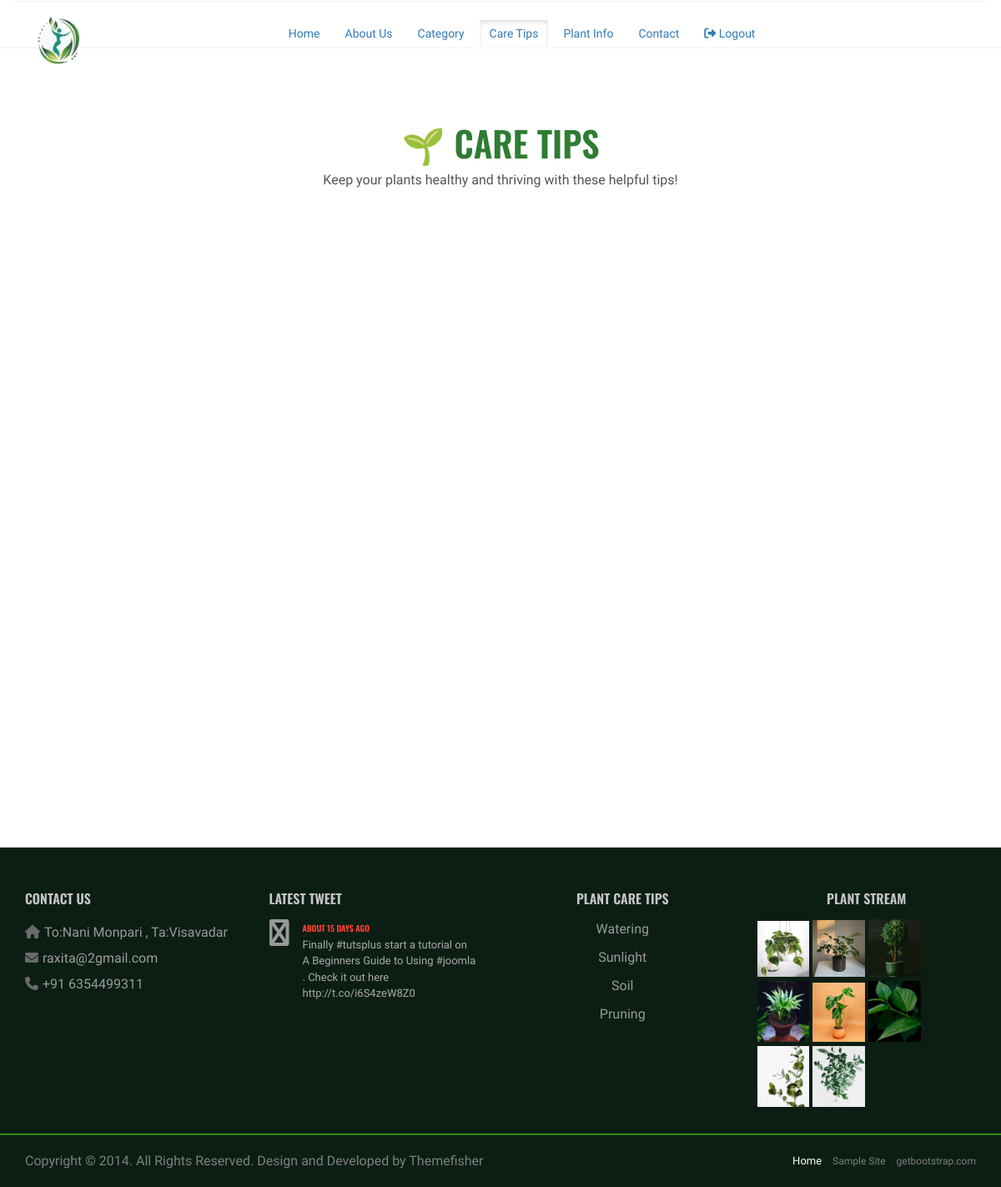
The app's page /caretips.php with its own data.
### tables this page shows
CREATE TABLE `sitesettings` (
  `id` int(10) NOT NULL,
  `sitename` varchar(100) NOT NULL,
  `address` text NOT NULL,
  `phoneno` varchar(12) NOT NULL,
  `email` varchar(150) NOT NULL,
  `image` varchar(100) NOT NULL
);

### caretips.php (the view, shortened to what this page needs)
<!doctype html>
<html lang="en">
<head>
  <link rel="stylesheet" href="https://cdnjs.cloudflare.com/ajax/libs/font-awesome/6.5.0/css/all.min.css">
</head>
<?php include_once('include/style.php'); ?>
<body>
  <?php
  include_once('include/config.php');
  $settingqry = "select * from sitesettings";
  $settingresult = mysqli_query($conn, $settingqry) or exit("settings select fail" . mysqli_error($conn));
  $settingrow = mysqli_fetch_array($settingresult);
  include_once('include/header.php');
  ?>
  <section class="plant-care-tips">
    <h1 class="display-1">🌱 Care Tips</h1>
    <p class="subtitle">Keep your plants healthy and thriving with these helpful tips!</p>
    <div class="tips-container">
    </div>
  </section>
  <?php include_once('include/footer.php'); ?>
  <div id="copyright-section" class="copyright-section">
    <div class="container">
      <div class="row">
        <div class="col-md-7">
          <div class="copyright">
            Copyright © 2014. All Rights Reserved.
            Design and Developed by <a href="http://www.themefisher.com">Themefisher</a>
          </div>
        </div>
        <div class="col-md-5">
          <div class="copyright-menu pull-right">
            <ul>
              <li><a href="#" class="active">Home</a></li>
              <li><a href="#">Sample Site</a></li>
              <li><a href="#">getbootstrap.com</a></li>
            </ul>
          </div>
        </div>
      </div>
    </div>
  </div>
</body>
</html>

### include/header.php (shortened to what this page needs)
  <header class="clearfix">
            <div class="navbar navbar-default navbar-top">
                <div class="container">
                    <div class="navbar-header">
                         <a class="navbar-brand" href="index.php">
                            <?php
                            if(isset($settingrow['image']) && $settingrow['image']!=null ){
                                ?>
                           <img src="images/logo/<?php echo $settingrow['image']; ?> "class ="logo" alt="" >
                                <?php
                            }else{
                                ?>
                                <h1><?php echo $settingrow['sitename']; ?></h1>
                                <?php
                            }
                           ?>
                        </a>
                    </div>
                    <div class="navbar-collapse collapse"><br>
<div class="container">
    <div class="d-flex justify-content-center my-4">
        <div class="p-3 bg-light rounded shadow d-flex align-items-center" style="gap:10px;">
            <a class="btn <?php echo basename($_SERVER['PHP_SELF']) == 'index.php' ? 'active' : 'btn-outline-success'; ?>" href="index.php">Home</a>
            <a class="btn <?php echo basename($_SERVER['PHP_SELF']) == 'about.php' ? 'active' : 'btn-outline-success'; ?>" href="about.php">About Us</a>
            <?php $category_active_pages = ['category.php','subcategories.php']; ?>
            <div class="btn-group">
                <a href="#" class="btn <?php echo in_array(basename($_SERVER['PHP_SELF']), $category_active_pages) ? 'active' : 'btn-outline-success'; ?> dropdown-toggle" data-toggle="dropdown">
                    Category
                </a>
            </div>
            <a class="btn <?php echo basename($_SERVER['PHP_SELF']) == 'caretips.php' ? 'active' : 'btn-outline-success'; ?>" href="caretips.php">Care Tips</a>
            <a class="btn <?php echo basename($_SERVER['PHP_SELF']) == 'plantinfo.php' ? 'active' : 'btn-outline-success'; ?>" href="plantinfo.php">Plant Info</a>
            <a class="btn <?php echo basename($_SERVER['PHP_SELF']) == 'contact.php' ? 'active' : 'btn-outline-success'; ?>" href="contact.php">Contact</a>
            <a class="btn btn-outline-danger" href="logout.php"><i class="fas fa-sign-out-alt"></i> Logout</a>
        </div>
    </div>
</div>
                    </div>
                </div>
            </div>
        </header>
        <html>
            <head>
                 <link rel="stylesheet" href="https://cdnjs.cloudflare.com/ajax/libs/font-awesome/6.5.0/css/all.min.css">
            </head>
        </html>

### include/footer.php (shortened to what this page needs)
<section id="footer-section" class="footer-section">
          <div class="container">
              <div class="row">
                  <div class="col-md-3">
                      <div class="section-heading-2">
                          <h3 class="section-title">
                              <span>CONTACT US</span>
                          </h3>
                      </div>
                      <div class="footer-address">
                          <ul>
                              <li class="footer-contact"><i class="fa fa-home"></i><?php echo $settingrow['address']; ?></li>
                              <li class="footer-contact"><i class="fa fa-envelope"></i><a href="#"><?php echo $settingrow['email']; ?></a></li>
                              <li class="footer-contact"><i class="fa fa-phone"></i>+91 <?php echo $settingrow['phoneno']; ?></li>
                          </ul>
                      </div>
                  </div>
                   <div class="col-md-3">
                      <div class="section-heading-2">
                          <h3 class="section-title">
                              <span>Latest Tweet</span>
                          </h3>
                      </div>
                      <div class="latest-tweet">
                          <div class="media">
                              <div class="media-left">
                                  <i class="fa fa-twitter fa-2x media-object"></i>
                              </div>
                              <div class="media-body">
                                  <h4 class="media-heading">About 15 days ago</h4>
                                  <p>Finally #tutsplus start a tutorial on A Beginners Guide to Using #joomla . Check it out here http://t.co/i6S4zeW8Z0</p>
                              </div>
                          </div>
                      </div>
              </div>
                   <div class="col-md-3">
                      <div class="section-heading-2">
                          <h3 class="section-title">
                             <center> <span>Plant care tips</span></center>
                          </h3>
                      </div>
                      <div class="subscription">
                          <center><p>Watering</p>
                          <p>Sunlight</p>
                          <p>Soil</p>
                          <p>Pruning</p></center>
                      </div>
                  </div>
                  <div class="col-md-3">
                      <div class="section-heading-2">
                          <h3 class="section-title">
                      <center><span>PLANT STREAM</span></center>
                          </h3>
                      </div>
                      <div class="flickr-widget">
                          <ul class="plant-list">
                              <li>
                                  <a href="asset/images/portfolio/img1.jpg" data-lightbox="picture-1">
                                      <img src="images/image1.jpg" alt="" class="img-responsive">
                                  </a>
                              </li>
                              <li>
                                  <a href="asset/images/portfolio/img2.jpg" data-lightbox="picture-2">
                                      <img src="images/image2.jpg" alt="" class="img-responsive">
                                  </a>
                              </li>
                              <li>
                                  <a href="asset/images/portfolio/img3.jpg" data-lightbox="picture-3">
                                      <img src="images/image3.jpg" alt="" class="img-responsive">
                                  </a>
                              </li>
                              <li>
                                  <a href="asset/images/portfolio/img4.jpg" data-lightbox="picture-4">
                                      <img src="images/image4.jpg" alt="" class="img-responsive">
                                  </a>
                              </li>
                              <li>
                                  <a href="asset/images/portfolio/img5.jpg" data-lightbox="picture-5">
                                      <img src="images/image5.jpg" alt="" class="img-responsive">
                                  </a>
                              </li>
                              <li>
                                  <a href="asset/images/portfolio/img6.jpg" data-lightbox="picture-6">
                                      <img src="images/image6.jpg" alt="" class="img-responsive">
                                  </a>
                              </li>
                              <li>
                                  <a href="asset/images/portfolio/img1.jpg" data-lightbox="picture-7">
                                      <img src="images/image7.jpg" alt="" class="img-responsive">
                                  </a>
                              </li>
                              <li>
                                  <a href="asset/images/portfolio/img2.jpg" data-lightbox="picture-8">
                                      <img src="images/image8.jpg" alt="" class="img-responsive">
                                  </a>
                              </li>
                          </ul>
                      </div>
                  </div>
              </div>
          </div>
      </section>

### asset/css/style.css (style rules this page uses)
body { font-family: 'PT Sans Narrow', Arial, sans-serif; font-size: 16px; color: #327e48; line-height: 21px; -webkit-font-smoothing: antialiased !important; -moz-osx-font-smoothing: grayscale !important; text-rendering: optimizeLegibility !important; -webkit-font-smoothing: antialiased !important; vertical-align: baseline; }
ul, ol { list-style: none; }
ul { padding: 0; margin: 0; }
p { font-size: 16px; font-weight: 400; color: #444; line-height: 1.5em; }
a { transition: color 0.2s ease-in-out; -moz-transition: color 0.2s ease-in-out; -webkit-transition: color 0.2s ease-in-out; -o-transition: color 0.2s ease-in-out; }
a, a:hover, a:focus, a:active { outline: 0; text-decoration: none; }
img { width: 35%; }
h1, h2, h3, h4, h5, h6 { font-family: 'Oswald', Arial, sans-serif; font-weight: 600; text-transform: uppercase; margin-top: 0; margin-bottom: 0; }
.section-title { margin-bottom: 80px; }
.navbar { margin-bottom: 0; background: #fff; border-bottom: 1px solid #f2f2f2 !important; border: none; border-radius: 0; -webkit-border-radius: 0; -moz-border-radius: 0; -o-border-radius: 0; }
.navbar-brand { position: relative; padding: 27px 0; padding-top: 0; margin: 0!important; transition: all 0.3s ease-in-out; -moz-transition: all 0.3s ease-in-out; -webkit-transition: all 0.3s ease-in-out; -o-transition: all 0.3s ease-in-out; }
a.navbar-brand { font-family: "Kaushan Script","Helvetica Neue",Helvetica,Arial,cursive; font-size: 40px; padding-top: 20px; color: #ff432e !important; }
.footer-section { border-bottom: 1px solid #48bc24; background: #03150bf5; color: #999; font-weight: 400; padding: 53px 0 27px; }
.footer-section p { color: #999; }
.footer-section .section-title { color: #c5c5c5; }
.footer-section .section-heading-2 span:after { background: #434343; }
.footer-section .section-heading-2 .section-title:after { background-color: #363636; }
.footer-section .section-heading-2 h3 { font-size: 16px; margin-bottom: 15px; }
.footer-address ul li { padding: 5px 0; }
.footer-address ul li .fa { color: #6a6a6a; font-size: 16px; margin-right: 5px; }
.footer-address ul li a { color: #9d9d9d; }
.latest-tweet .media-body { padding: 5px 14px 5px 6px; }
.latest-tweet .media-body p { font-size: 13px; color: #aaa; }
.latest-tweet h4.media-heading { font-size: 10px; color: #FF432E; }
.flickr-widget li { position: relative; overflow: hidden; display: inline-block; width: 23.97%; }
.flickr-widget li img { width: 100%; height: auto; }
.copyright-section { border-top: 1px solid #0c5e13; font-size: 12px; padding: 20px 0; background: #03150bf5; color: #7f7f7f; }
.copyright { font-size: 16px; }
.copyright-section a { color: #7f7f7f; }
.copyright-menu li { display: inline; padding-left: 10px; }
.copyright-menu li a { color: #7f7f7f; font-weight: 500; }
.copyright-menu li a.active { color: #fff; font-size: 13px; }
.subtitle { font-size: 16px; color: #555; margin-bottom: 25px; }
header .container { width: 100%; margin: 0 auto; text-align: center; }
header { margin-bottom: 30px; }
header { border: none; box-shadow: none; }
header a { text-decoration: none; }
header .logo { margin-left: 30px; }
header .logo { display: block; height: 60px; width: auto; margin: 20; padding: 0; object-fit: contain; }
.logo { height: 50px; width: auto; position: relative; top: -5px; }

### caretips.php (style rules this page uses)
.plant-care-tips { text-align: center; padding: 60px 20px; background-color: #fff; overflow: hidden; }
.plant-care-tips h1 { font-size: 42px; color: #2e7d32; margin-bottom: 10px; }
.plant-care-tips .subtitle { color: #555; font-size: 16px; margin-bottom: 40px; }
.tips-container { display: grid; grid-template-columns: repeat(auto-fit, minmax(280px, 1fr)); gap: 30px; max-width: 1100px; margin: 0 auto; }

### records on screen
sitesettings: image (picture), address "To:Nani Monpari , Ta:Visavadar", email "raxita@2gmail.com", phoneno "6354499311"
